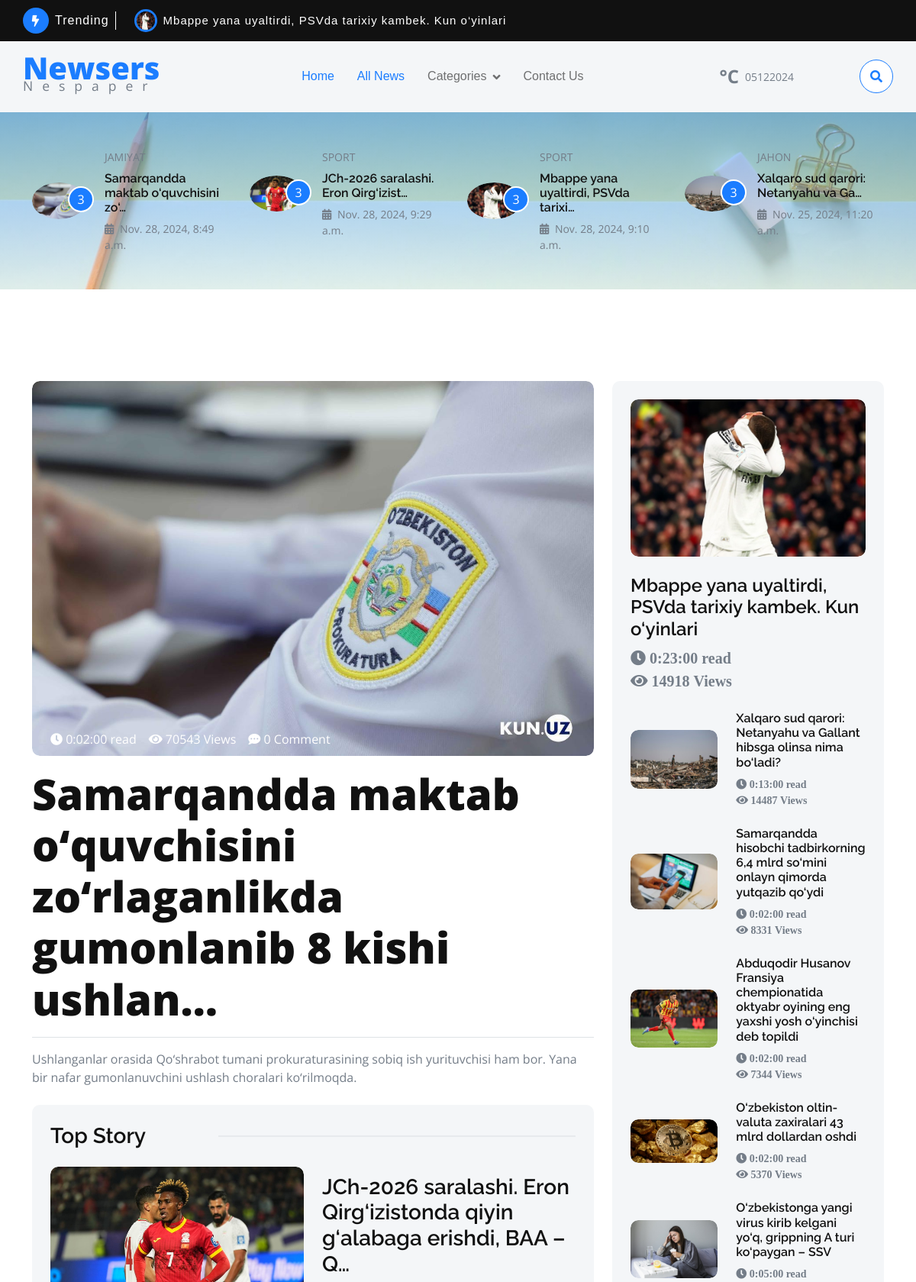
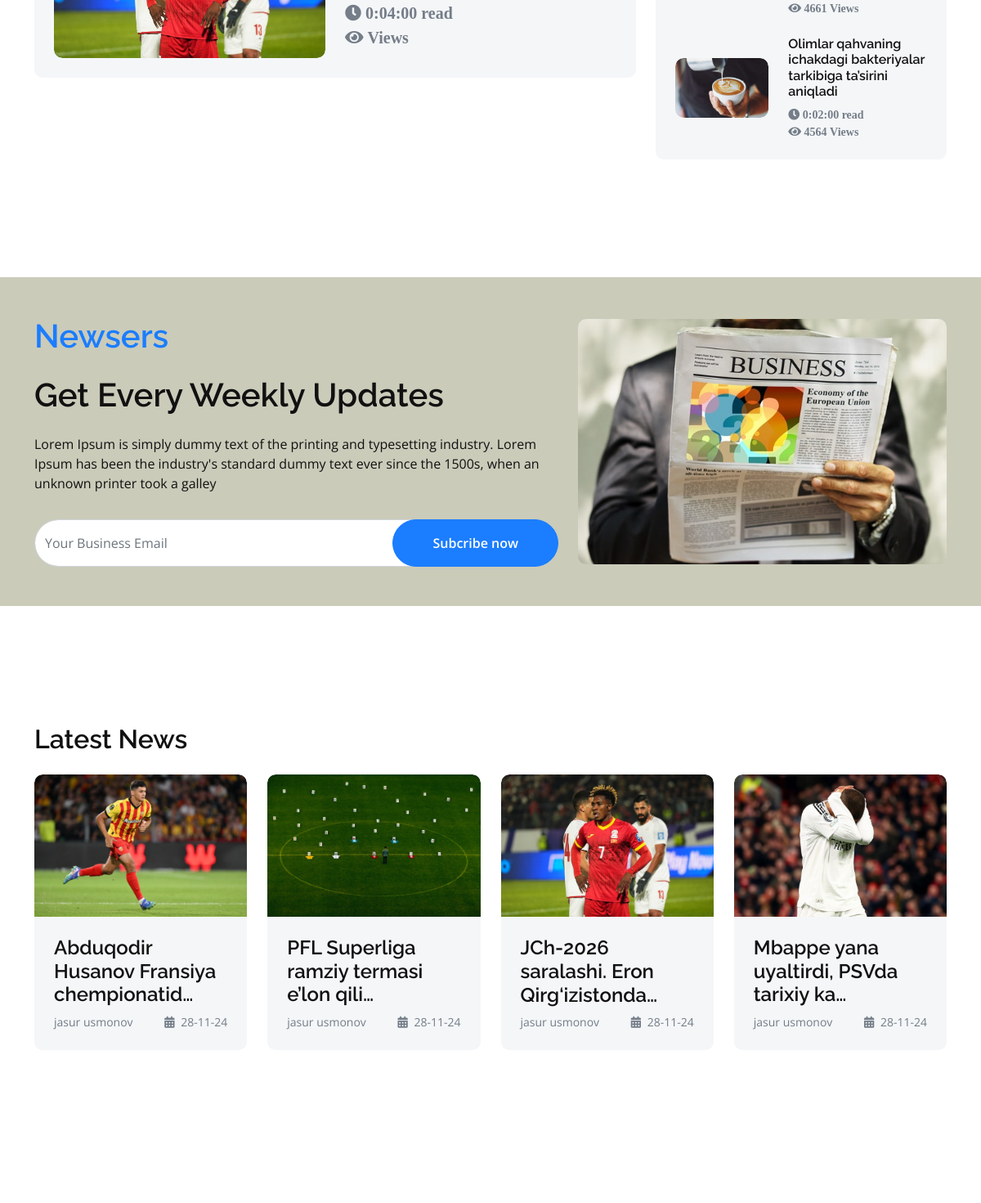
The page / (upper part) on the database its author committed (2 pictures, top to bottom).
### main/models.py (models this page shows, shortened)
class Article(models.Model):
    title = models.CharField(max_length=200)
    slug = models.SlugField(max_length=200, unique=True, blank=True)
    image = models.ImageField(upload_to='articles/')
    reading_time = models.DurationField(blank=True, null=True)
    author = models.CharField(max_length=255, default='jasur usmonov')
    category = models.ForeignKey(Category, on_delete=models.CASCADE)
    tags = models.ManyToManyField(Tag)
    views = models.IntegerField(default=0)
    comments = models.IntegerField(default=0)
    created_at = models.DateTimeField(auto_now_add=True)
    published = models.BooleanField(default=False)
    updated_at = models.DateTimeField(auto_now=True)

class Category(models.Model):
    name = models.CharField(max_length=100, unique=True)
    class Meta:
        verbose_name_plural = 'Categories'

class Content(models.Model):
    text = models.TextField()
    article = models.ForeignKey(Article, on_delete=models.CASCADE)

### main/views.py (the view, shortened to what this page needs)
# urls.py: path('', HomeView.as_view(), name='home'),
class HomeView(View):
    def get(self, request):
        categories = Category.objects.all()
        top5_categories = [
            Article.objects.filter(category__name='Jahon'),
            Article.objects.filter(category__name='Iqtisodiyot'),
            Article.objects.filter(category__name='Jamiyat'),
            Article.objects.filter(category__name='Sport'),
            Article.objects.filter(category__name='Fan-texnika'),
        ]
        context = {
            "top4_articles": Article.objects.filter(published=True).order_by('-views')[:4],
            'popular_news': Article.objects.filter(published=True).order_by('-views')[:6],
            "top9_articles": Article.objects.filter(published=True).order_by('-views')[:9],
            'lastest_articles': Article.objects.filter(published=True).order_by('-created_at')[:4],
            'top5_categories': top5_categories,
            'top5_category_names': ['Jahon', 'Iqtisodiyot','Jamiyat', 'Sport', 'Fan-texnika'],
            'categories': categories,
        }
        return render(request, 'index.html', context)

### templates/index.html (shortened to what this page needs)
{% extends 'base.html' %}
{% block content %}
<div class="container-fluid features mb-5">
    <div class="container py-5">
        <div class="row g-4">
            {% for article in top4_articles %}
            <div class="col-md-6 col-lg-6 col-xl-3">
                <div class="row g-4 align-items-center features-item">
                    <div class="col-4">
                        <div class="rounded-circle position-relative">
                            <div class="overflow-hidden rounded-circle">
                                <img src="{{ article.image.url }}"
                                     class="img-zoomin img-fluid rounded-circle w-100" alt="">
                            </div>
                            <span class="rounded-circle border border-2 border-white bg-primary btn-sm-square text-white position-absolute"
                                  style="top: 10%; right: -10px;">3</span>
                        </div>
                    </div>
                    <div class="col-8">
                        <div class="features-content d-flex flex-column">
                            <p class="text-uppercase mb-2">{{ article.category.name }}</p>
                            <a href="articles/{{article.slug}}" class="h6">
                                {{ article.title|truncatechars:36 }}
                            </a>
                            <small class="text-body d-block">
                                <i class="fas fa-calendar-alt me-1"></i> {{ article.created_at }}
                            </small>
                        </div>
                    </div>
                </div>
            </div>
            {% endfor %}
        </div>
    </div>
</div>
<div class="container-fluid py-5">
    <div class="container py-5">
        <div class="row g-4">
            <div class="col-lg-7 col-xl-8 mt-0">
                <div class="position-relative overflow-hidden rounded">
                    <img src="{{ top9_articles.0.image.url }}" class="img-fluid rounded img-zoomin w-100" alt="">
                    <div class="d-flex justify-content-center px-4 position-absolute flex-wrap"
                         style="bottom: 10px; left: 0;">
                        <a href="#" class="text-white me-3 link-hover"><i class="fa fa-clock"></i>
                            {{ top9_articles.0.reading_time }}
                            read</a>
                        <a href="#" class="text-white me-3 link-hover"><i class="fa fa-eye"></i>
                            {{ top9_articles.0.views }} Views</a>
                        <a href="#" class="text-white me-3 link-hover"><i class="fa fa-comment-dots"></i>
                            {{ top9_articles.0.comments }} Comment</a>
                    </div>
                </div>
                <div class="border-bottom py-3">
                    <a href="articles/{{top9_articles.0.slug}}" class="display-4 text-dark mb-0 link-hover">{{ top9_articles.0.title|truncatechars:73 }}</a>
                </div>
                <p class="mt-3 mb-4">
                    {{ top9_articles.0.content_set.first.text }}
                </p>
                <div class="bg-light p-4 rounded">
                    <div class="news-2">
                        <h3 class="mb-4">Top Story</h3>
                    </div>
                    <div class="row g-4 align-items-center">
                        <div class="col-md-6">
                            <div class="rounded overflow-hidden">
                                <img src="{{top9_articles.1.image.url}}" class="img-fluid rounded img-zoomin w-100"
                                     alt="">
                            </div>
                        </div>
                        <div class="col-md-6">
                            <div class="d-flex flex-column">
                                <a href="articles/{{top9_articles.1.slug}}" class="h3">{{top9_articles.1.title|truncatechars:73}}</a>
                                <p class="mb-0 fs-5"><i class="fa fa-clock"> {{top9_articles.1.reading_time}} read</i>
                                </p>
                                <p class="mb-0 fs-5"><i class="fa fa-eye"> {{top9_articles.1.view}} Views</i></p>
                            </div>
                        </div>
                    </div>
                </div>
            </div>
            <div class="col-lg-5 col-xl-4">
                <div class="bg-light rounded p-4 pt-0">
                    <div class="row g-4">
                        <div class="col-12">
                            <div class="rounded overflow-hidden">
                                <img src="{{top9_articles.2.image.url}}" class="img-fluid rounded img-zoomin w-100"
                                     alt="">
                            </div>
                        </div>
                        <div class="col-12">
                            <div class="d-flex flex-column">
                                <a href="articles/{{top9_articles.2.slug}}" class="h4 mb-2">{{top9_articles.2.title|truncatechars:73}}</a>
                                <p class="fs-5 mb-0"><i class="fa fa-clock"> {{top9_articles.2.reading_time}} read</i>
                                </p>
                                <p class="fs-5 mb-0"><i class="fa fa-eye"> {{top9_articles.2.views}} Views</i></p>
                            </div>
                        </div>
                        {% for article in top9_articles|slice:'3:' %}
                        <div class="col-12">
                            <div class="row g-4 align-items-center">
                                <div class="col-5">
                                    <div class="overflow-hidden rounded">
                                        <img src="{{article.image.url}}" class="img-zoomin img-fluid rounded w-100"
                                             alt="">
                                    </div>
                                </div>
                                <div class="col-7">
                                    <div class="features-content d-flex flex-column">
                                        <a href="articles/{{article.slug}}" class="h6">{{article.title}}</a>
                                        <small><i class="fa fa-clock"> {{article.reading_time}} read</i> </small>
                                        <small><i class="fa fa-eye"> {{article.views}} Views</i></small>
                                    </div>
                                </div>
                            </div>
                        </div>
                        {% endfor %}
                    </div>
                </div>
            </div>
        </div>
    </div>
</div>
<div class="container-fluid py-5 my-5"
     style="background: linear-gradient(rgba(202, 203, 185, 1), rgba(202, 203, 185, 1));">
    <div class="container">
        <div class="row g-4 align-items-center">
            <div class="col-lg-7">
                <h1 class="mb-4 text-primary">Newsers</h1>
                <h1 class="mb-4">Get Every Weekly Updates</h1>
                <p class="text-dark mb-4 pb-2">Lorem Ipsum is simply dummy text of the printing and typesetting
                    industry. Lorem Ipsum has been the industry's standard dummy text ever since the 1500s, when an
                    unknown printer took a galley
                </p>
                <form method="post" class="position-relative mx-auto">
                    <input class="form-control w-100 py-3 rounded-pill" type="email"
                           placeholder="Your Business Email" name="email" required>
                    <button type="submit"
                            class="btn btn-primary py-3 px-5 position-absolute rounded-pill text-white h-100"
                            style="top: 0; right: 0;">
                        Subcribe now
                    </button>
                </form>
            </div>
            <div class="col-lg-5">
                <div class="rounded">
                    <img src="/static/img/banner-img.jpg" class="img-fluid rounded w-100 rounded" alt="">
                </div>
            </div>
        </div>
    </div>
</div>
<div class="container-fluid latest-news py-5">
    <div class="container py-5">
        <h2 class="mb-4">Latest News</h2>
        <div class="latest-news-carousel owl-carousel">
            {% for article in lastest_articles %}
            <div class="latest-news-item">
                <div class="bg-light rounded">
                    <div class="rounded-top overflow-hidden">
                        <img src="{{article.image.url}}" class="img-zoomin img-fluid rounded-top w-100" alt="">
                    </div>
                    <div class="d-flex flex-column p-4">
                        <a href="#" class="h4">{{ article.title|truncatechars:40 }}</a>
                        <div class="d-flex justify-content-between">
                            <a href="#" class="small text-body link-hover">{{article.author}}</a>
                            <small class="text-body d-block"><i class="fas fa-calendar-alt me-1"></i>
                                {{ article.created_at|date:'d-m-y' }}</small>
                        </div>
                    </div>
                </div>
            </div>
            {% endfor %}
        </div>
    </div>
</div>
<div class="container-fluid populer-news py-5">
    <div class="container py-5">
        <div class="tab-class mb-4">
            <div class="row g-4">
                <div class="col-lg-4 col-xl-3">
                    <div class="row g-4">
                    </div>
                </div>
            </div>
        </div>
    </div>
</div>
{% endblock %}

### templates/base.html (shortened to what this page needs)
<!DOCTYPE html>
{% load static %}
<html lang="en">
    <head>
        <link rel="stylesheet" href="https://use.fontawesome.com/releases/v5.15.4/css/all.css"/>
        <link href="https://cdn.jsdelivr.net/npm/bootstrap-icons@1.4.1/font/bootstrap-icons.css" rel="stylesheet">
        <link href="/static/lib/animate/animate.min.css" rel="stylesheet">
        <link href="/static/lib/owlcarousel/assets/owl.carousel.min.css" rel="stylesheet">
        <link href="/static/css/bootstrap.min.css" rel="stylesheet">
        <link href="/static/css/style.css" rel="stylesheet">
    </head>
    <body>
        <div class="container-fluid sticky-top px-0">
            <div class="container-fluid topbar bg-dark d-none d-lg-block">
                <div class="container px-0">
                    <div class="topbar-top d-flex justify-content-between flex-lg-wrap">
                        <div class="top-info flex-grow-0">
                            <span class="rounded-circle btn-sm-square bg-primary me-2">
                                <i class="fas fa-bolt text-white"></i>
                            </span>
                            <div class="pe-2 me-3 border-end border-white d-flex align-items-center">
                                <p class="mb-0 text-white fs-6 fw-normal">Trending</p>
                            </div>
                            <div class="overflow-hidden" style="width: 735px;">
                                <div id="note" class="ps-2">
                                    <img src="{{ base_top5_random_articles.image.url }}" class="img-fluid rounded-circle border border-3 border-primary me-2" style="width: 30px; height: 30px;" alt="">
                                    <a href="#">
                                        <p class="text-white mb-0 link-hover">
                                            {{ base_top5_random_articles.title|truncatewords:10 }}
                                        </p>
                                    </a>
                                </div>
                            </div>
                        </div>
                    </div>
                </div>
            </div>
            <div class="container-fluid bg-light">
                <div class="container px-0">
                    <nav class="navbar navbar-light navbar-expand-xl">
                        <a href="index.html" class="navbar-brand mt-3">
                            <p class="text-primary display-6 mb-2" style="line-height: 0;">Newsers</p>
                            <small class="text-body fw-normal" style="letter-spacing: 12px;">Nespaper</small>
                        </a>
                        <div class="collapse navbar-collapse bg-light py-3" id="navbarCollapse">
                            <div class="navbar-nav mx-auto border-top">
                                <a href="/" class="nav-item nav-link active">Home</a>
                                <a href="articles/" class="nav-item nav-link active">All News</a>
                                <div class="nav-item dropdown">
                                    <a href="#" class="nav-link dropdown-toggle" data-bs-toggle="dropdown">Categories</a>
                                </div>
                                <a href="contact/" class="nav-item nav-link">Contact Us</a>
                            </div>
                            <div class="d-flex flex-nowrap border-top pt-3 pt-xl-0">
                                <div class="d-flex">
                                    <div class="d-flex align-items-center">
                                        <strong class="fs-4 text-secondary">{{ temperature.temp_c }}°C</strong>
                                        <div class="d-flex flex-column ms-2" style="width: 150px;">
                                            <small>{{ today }}</small>
                                        </div>
                                    </div>
                                </div>
                                <button class="btn-search btn border border-primary btn-md-square rounded-circle bg-white my-auto" data-bs-toggle="modal" data-bs-target="#searchModal"><i class="fas fa-search text-primary"></i></button>
                            </div>
                        </div>
                    </nav>
                </div>
            </div>
        </div>
        {%block content %}
        {%endblock  %}
    </body>
</html>

### rows shown on the page
Article: image (picture), title "Mbappe yana uyaltirdi, PSVda tarixiy kambek. Kun o‘yinlari", category.name "SPORT", title "Mbappe yana uyaltirdi, PSVda tarixi…", created_at "Nov. 28, 2024, 9:10 a.m.", reading_time "0:23:00", views "14918", title "Mbappe yana uyaltirdi, PSVda tarixiy ka…", author "jasur usmonov", created_at "28-11-24"
Article: image (picture), category.name "JAMIYAT", title "Samarqandda maktab o‘quvchisini zo‘…", created_at "Nov. 28, 2024, 8:49 a.m.", reading_time "0:02:00", views "70543", comments "0", title "Samarqandda maktab o‘quvchisini zo‘rlaganlikda gumonlanib 8 kishi ushlan…", id.text "Ushlanganlar orasida Qo‘shrabot tumani prokuraturasining sobiq ish yurituvchisi ham bor. Yana bir nafar gumonlanuvchini ushlash choralari ko‘rilmoqda."
Article: image (picture), category.name "SPORT", title "JCh-2026 saralashi. Eron Qirg‘izist…", created_at "Nov. 28, 2024, 9:29 a.m.", title "JCh-2026 saralashi. Eron Qirg‘izistonda qiyin g‘alabaga erishdi, BAA – Q…", reading_time "0:04:00", title "JCh-2026 saralashi. Eron Qirg‘izistonda…", author "jasur usmonov", created_at "28-11-24"
Article: image (picture), category.name "JAHON", title "Xalqaro sud qarori: Netanyahu va Ga…", created_at "Nov. 25, 2024, 11:20 a.m.", title "Xalqaro sud qarori: Netanyahu va Gallant hibsga olinsa nima bo‘ladi?", reading_time "0:13:00", views "14487"
Article: image (picture), title "Samarqandda hisobchi tadbirkorning 6,4 mlrd so‘mini onlayn qimorda yutqazib qo‘ydi", reading_time "0:02:00", views "8331"
Article: image (picture), title "Abduqodir Husanov Fransiya chempionatida oktyabr oyining eng yaxshi yosh o‘yinchisi deb topildi", reading_time "0:02:00", views "7344", title "Abduqodir Husanov Fransiya chempionatid…", author "jasur usmonov", created_at "28-11-24"
Article: image (picture), title "O‘zbekiston oltin-valuta zaxiralari 43 mlrd dollardan oshdi", reading_time "0:02:00", views "5370"
Article: image (picture), title "O‘zbekistonga yangi virus kirib kelgani yo‘q, grippning A turi ko‘paygan – SSV", reading_time "0:05:00", views "4661"
Article: image (picture), title "Olimlar qahvaning ichakdagi bakteriyalar tarkibiga ta’sirini aniqladi", reading_time "0:02:00", views "4564"
Article: image (picture), title "PFL Superliga ramziy termasi e’lon qili…", author "jasur usmonov", created_at "28-11-24"

### other values the page prints
{{ today }} "05122024"
